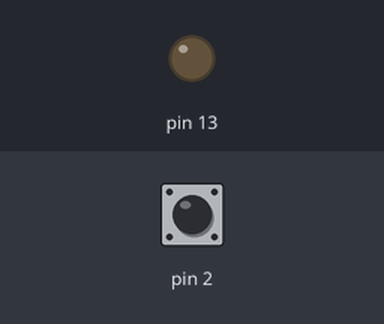
The sketch below on a simulated Arduino Uno, built with avr-gcc and run on an emulated ATmega328P. Shown: output pins drawn as LEDs (lit = HIGH). The inputs (shaded band) are chosen by the test bench; at power-on: pin 2 HIGH.

Above: at 1.2 s.
1.3 s: pin 2 pulled LOW for 0.15 s
At 1.37 s:
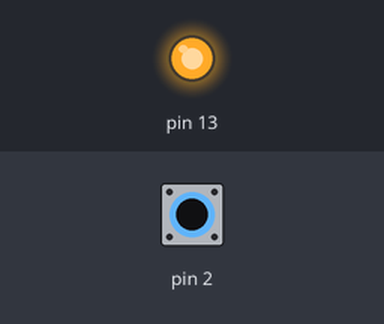
2.9 s: pin 2 pulled LOW for 3.2 s
At 6.4 s:
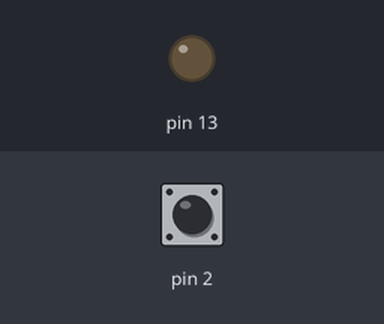
Timing chart, 0 to 7.9 s (numbered marks = the images above; inputs shaded):
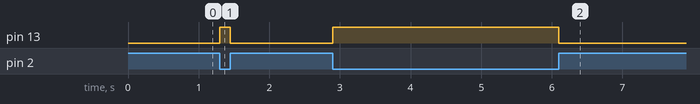

Measured:
- after the input at 1.3 s, pin 13: LOW → HIGH at once, → LOW 0.15 s later
- after the input at 2.9 s, pin 13: LOW → HIGH at once, → LOW 3.2 s later

The sketch:

buton_temporar.ino
```cpp
void setup() {
  //start serial connection
  Serial.begin(9600);
  //configure pin2 as an input and enable the internal pull-up resistor
  pinMode(2, INPUT_PULLUP);
  pinMode(13, OUTPUT);

}

void loop() {
  //read the pushbutton value into a variable
  int sensorVal = digitalRead(2);

  if (sensorVal == HIGH) {
    digitalWrite(13, LOW);
  }
  else {
    digitalWrite(13, HIGH);
  }
}
```
